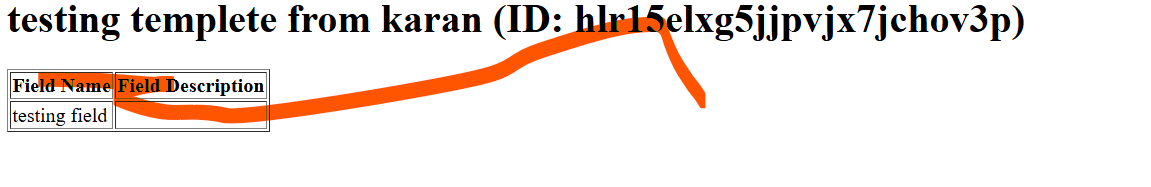
#> input picture images/ss1.jpg, 1151 x 187 px
$ python line-removed.py   (older library calls are emulated)
#> lines starting #> are read from the running program, lines starting #| are printed output that depends on the picture; after the words box and inside, x2 and y2 are one past the last pixel; in counts of white or black regions, pixels touching at a corner belong together
import cv2
import numpy as np

def get_line_contours(thresh_img):
  """
  This function identifies contours corresponding to lines in the image.

  Args:
      thresh_img: The thresholded image (binary image with edges).

  Returns:
      A list of contours representing potential lines in the image.
  """
  # Find contours in the thresholded image
  contours, _ = cv2.findContours(thresh_img.copy(), cv2.RETR_EXTERNAL, cv2.CHAIN_APPROX_SIMPLE)
  return contours

def select_line_for_removal(contours, image):
  """
  This function allows user selection of the line to remove (optional).

  Args:
      contours: List of contours from the image.
      image: The original image (BGR format).

  Returns:
      The index of the contour corresponding to the line chosen for removal,
      or None if no line is selected.
  """
  # Draw contours on a copy of the image for visualization
  vis_img = image.copy()
  cv2.drawContours(vis_img, contours, -1, (0, 255, 0), 2)

  # Display the image with contours and prompt user selection (optional)
  # You can implement user interaction here (e.g., click on desired line)
  # to select the appropriate contour index.
  # ...

  # Example: Assuming user selects contour at index 2
  selected_contour_index = 2
  return selected_contour_index

def remove_line_using_mask(image, inpaint_mask, selected_contour_index=None):
  """
  This function removes the line based on the inpaint mask or a selected contour.

  Args:
      image: The original image (BGR format).
      inpaint_mask: The inpainting mask (areas to be inpainted).
      selected_contour_index: Index of the contour to remove (optional).

  Returns:
      The image with the line removed.
  """
  if selected_contour_index is not None:
    # Refine mask based on selected contour
    x, y, w, h = cv2.boundingRect(contours[selected_contour_index])
    inpaint_mask[y:y+h, x:x+w] = 255  # Set contour area to white in mask

  # Inpaint the image using the refined mask
  inpaint_result = cv2.inpaint(image, inpaint_mask, inpaintRadius=3, flags=cv2.INPAINT_TELEA)
  return inpaint_result

# Read the image
image_path = 'images/ss1.jpg'
image = cv2.imread(image_path, cv2.IMREAD_COLOR)
#> image is the input picture: shape (187, 1151, 3); mean B, G, R 227.2, 231.5, 240.1
gray_image = cv2.cvtColor(image, cv2.COLOR_BGR2GRAY)
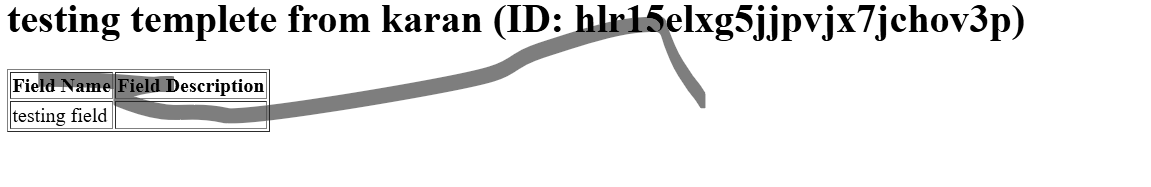
#> gray_image: shape (187, 1151); min 0, max 255, mean 233.6

# Perform edge detection (Sobel operator)
edges = cv2.Sobel(gray_image, cv2.CV_8U, 1, 0, ksize=3)
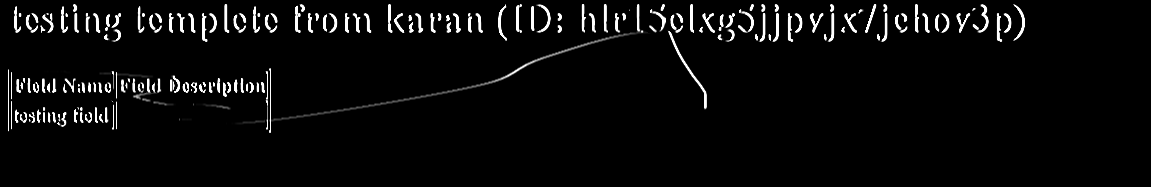
#> edges: shape (187, 1151); min 0, max 255, mean 10

# Thresholding to binarize the edges
_, thresh = cv2.threshold(edges, 30, 255, cv2.THRESH_BINARY)
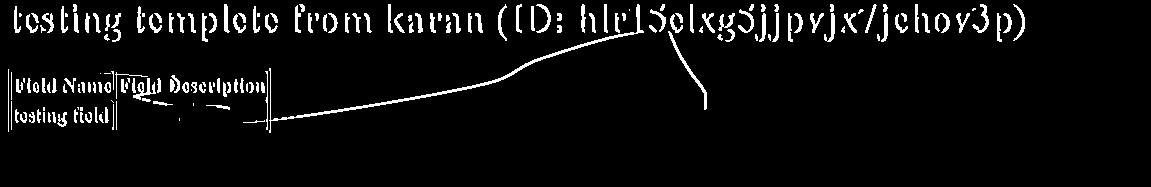
#> thresh: shape (187, 1151); 5.1% white; 184 white regions (30 under 20 px)

# Identify potential line contours
contours = get_line_contours(thresh)
#> in get_line_contours, `contours, _ = cv2.findContours(thresh_img.copy(), cv2.RETR_EXTERNAL, c..`: contours = 184 contours, 73 with area under 20; largest, box (x1, y1, x2, y2) and area: (269, 4, 644, 133) 808, (668, 31, 707, 110) 202, (133, 78, 156, 100) 134, (972, 4, 989, 33) 106, (536, 4, 551, 33) 93

# Optionally, allow user selection of the line to remove
selected_contour_index = select_line_for_removal(contours, image.copy())
#> in select_line_for_removal, `cv2.drawContours(vis_img, contours, -1, (0, 255, 0), 2)`:
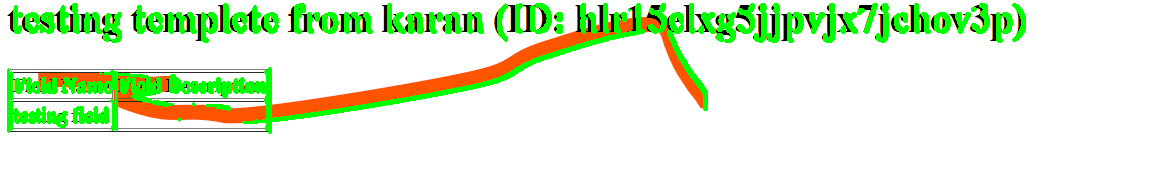
#> vis_img: shape (187, 1151, 3); 9.83% of pixels changed, all inside (x1, y1, x2, y2) = (7, 3, 1026, 134)
#> selected_contour_index = 2

# Create inpainting mask and remove the line
inpaint_mask = cv2.bitwise_not(thresh)
#> inpaint_mask: shape (187, 1151); 94.9% white; 184 black regions (30 under 20 px), largest, box (x1, y1, x2, y2) and area: (269, 4, 644, 133) 1272, (668, 31, 707, 110) 282, (133, 78, 156, 100) 181
inpainted_image = remove_line_using_mask(image, inpaint_mask, selected_contour_index)
#> in remove_line_using_mask, `x, y, w, h = cv2.boundingRect(contours[selected_contour_index])`: x = 99; y = 114; w = 5; h = 9
#> in remove_line_using_mask, `inpaint_result = cv2.inpaint(image, inpaint_mask, inpaintRadius=3, fla..`:
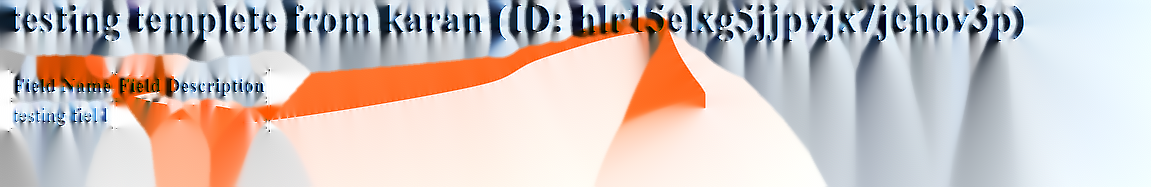
#> inpaint_result: shape (187, 1151, 3); mean B, G, R 191.1, 195.2, 208.6

# Display results (optional)
# You can comment out this section if you don't want to display the images
cv2.imshow("Original Image", image)
cv2.imshow("Image with Inpainting Mask", inpaint_mask)
cv2.imshow("Image with Line Removed", inpainted_image)
cv2.waitKey(0)

# Save the image with the line removed (optional)
# cv2.imwrite("image_with_line_removed.jpg", inpainted_image)

$ run again, with images/Invoice(11).jpg copied over images/ss1.jpg
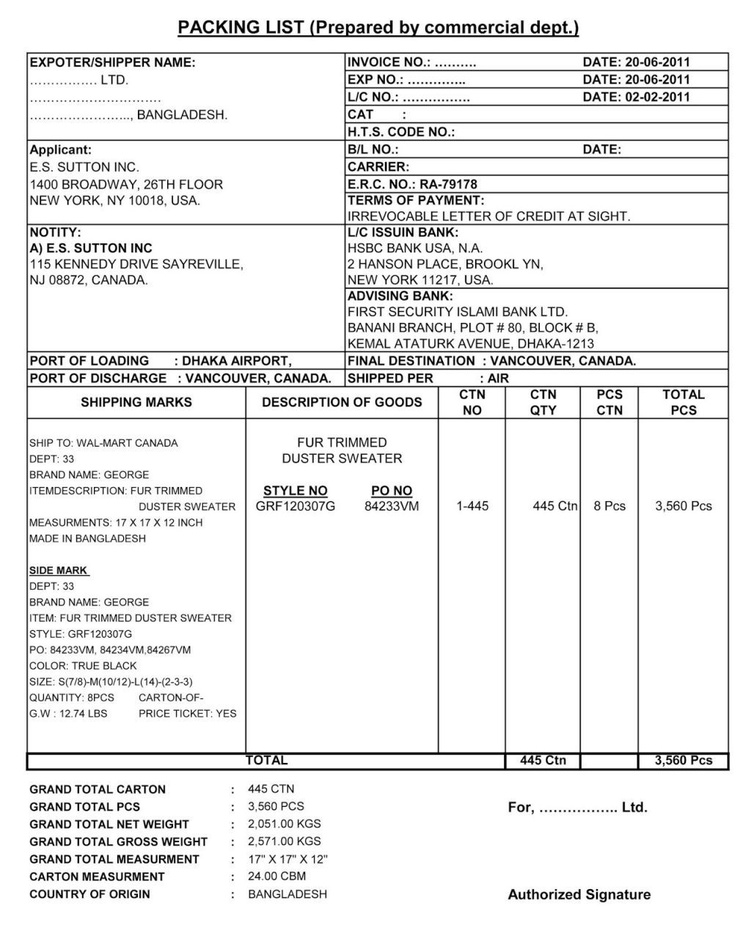
#> input picture images/Invoice(11).jpg, 751 x 939 px, shrunk from 1024 x 1280 before the run
#> image is the input picture: shape (939, 751, 3); min 0, max 255, mean 235.7
#> `_, thresh = cv2.threshold(edges, 30, 255, cv2.THRESH_BINARY)`:
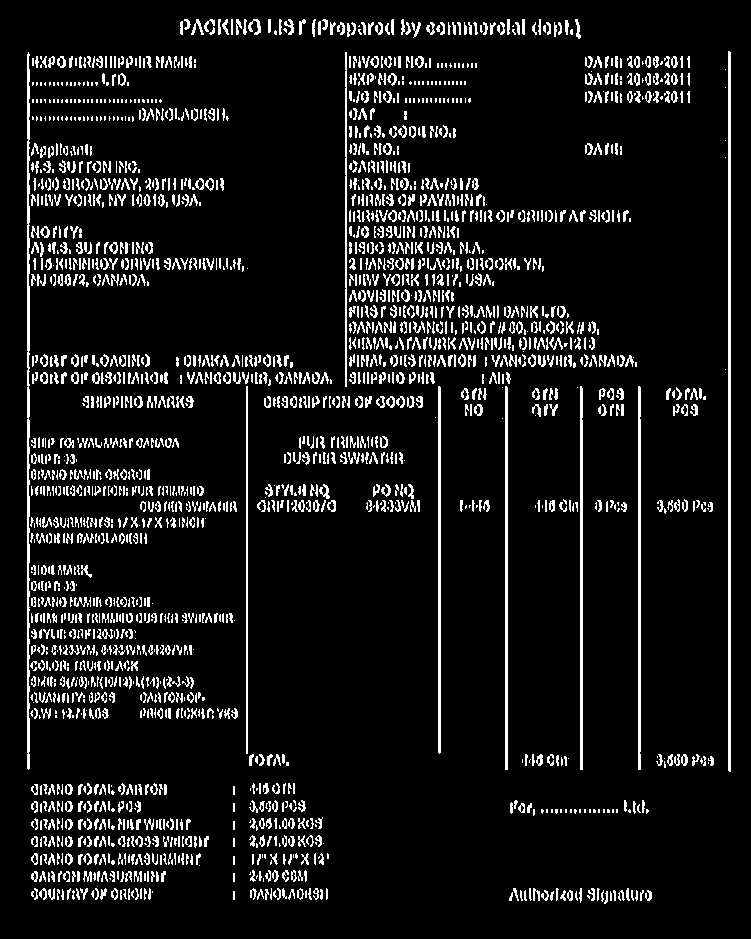
#> thresh: shape (939, 751); 8.8% white in thin lines or dots, all inside (x1, y1, x2, y2) = (27, 19, 731, 904)
#> in get_line_contours, `contours, _ = cv2.findContours(thresh_img.copy(), cv2.RETR_EXTERNAL, c..`: contours = 2156 contours, 1715 with area under 20; largest, box (x1, y1, x2, y2) and area: (728, 51, 731, 772) 1439, (27, 52, 30, 770) 1111, (505, 386, 508, 770) 766, (580, 386, 583, 770) 762, (638, 386, 641, 770) 762
#> vis_img: shape (939, 751, 3); 18.9% of pixels changed, all inside (x1, y1, x2, y2) = (26, 18, 732, 905)
#> selected_contour_index = 2
#> x = 610; y = 891; w = 2; h = 10
#> in remove_line_using_mask, `inpaint_result = cv2.inpaint(image, inpaint_mask, inpaintRadius=3, fla..`:
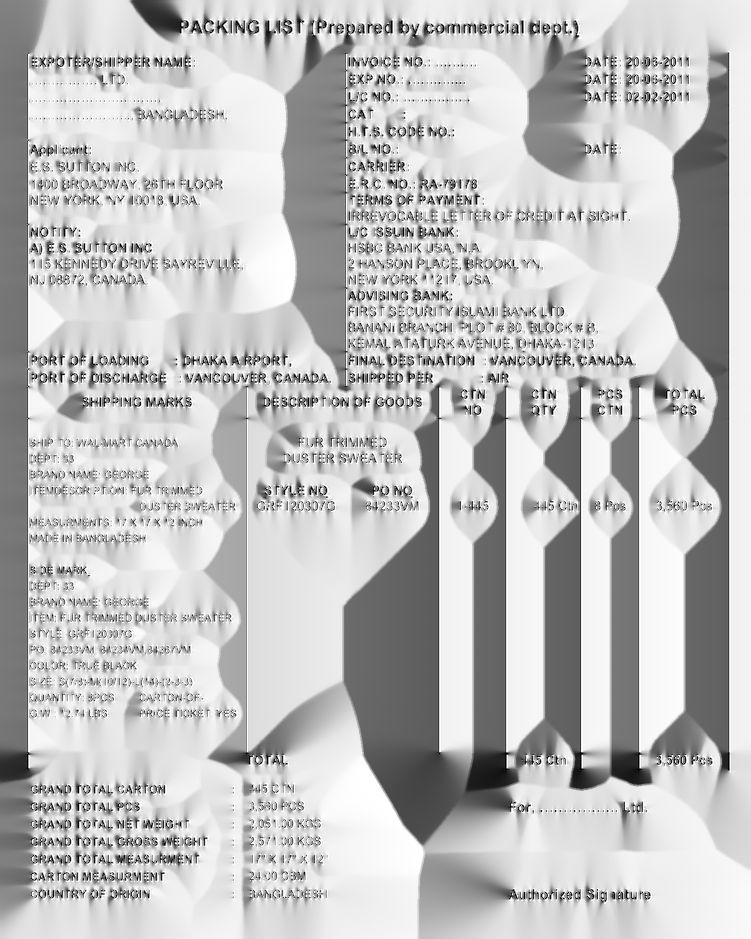
#> inpaint_result: shape (939, 751, 3); min 0, max 255, mean 191.9
